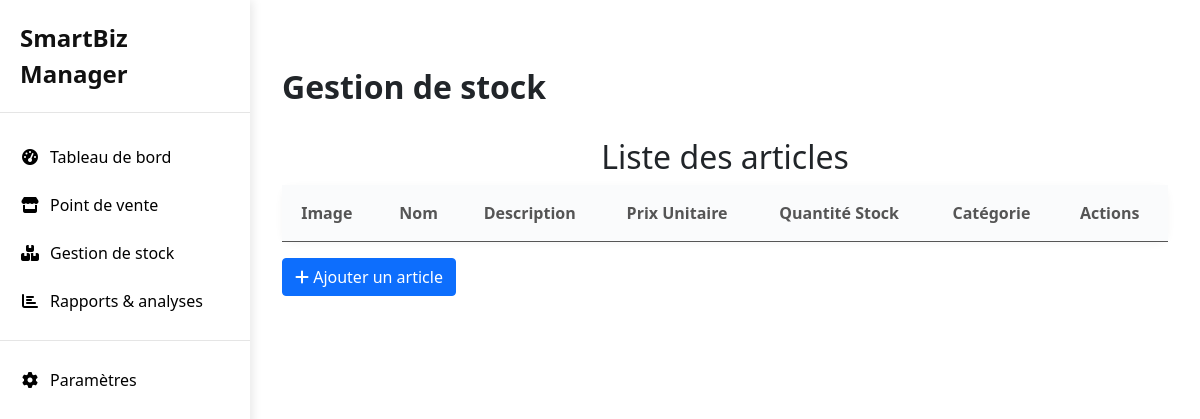
The page /articles/ on the database as committed earlier.
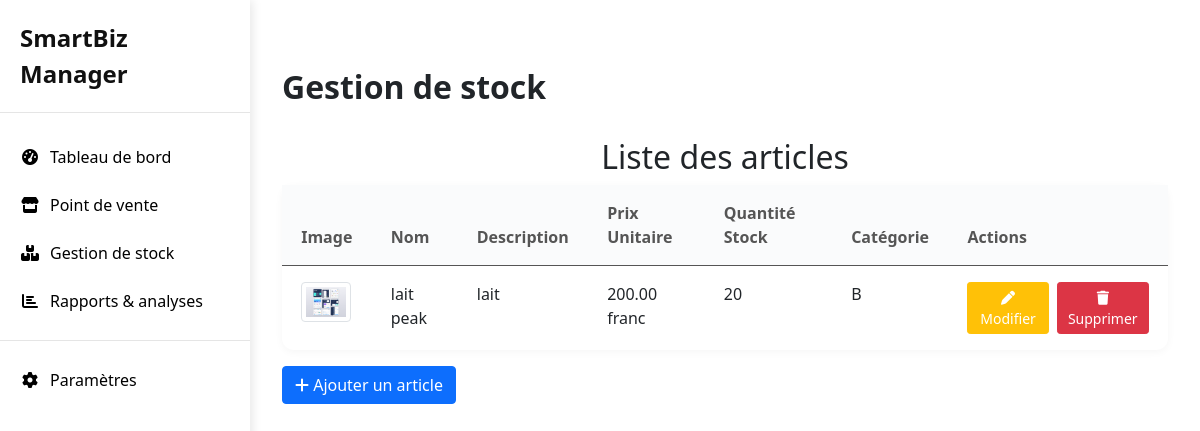
The same page on the database as committed later.
### SmartBiz_Manager/models.py (models this page shows, shortened)
class Article(models.Model):
    image = models.ImageField(upload_to='articles/', blank=True, null=True)
    nom = models.CharField(max_length=100)
    description = models.TextField()
    prix_unitaire = models.DecimalField(max_digits=10, decimal_places=2)
    quantite_stock = models.IntegerField()
    categorie = models.CharField(max_length=50)
    date_creation = models.DateTimeField(auto_now_add=True)
    date_modification = models.DateTimeField(auto_now=True)
    class Meta:
        verbose_name = "Article"
        verbose_name_plural = "Articles"

### SmartBiz_Manager/views.py (the view)
# urls.py: path('articles/', views.articles, name='articles'),
def articles(request):
    articles = Article.objects.all()
    return render(request, 'gestion_articles/index.html', {'articles': articles})

### SmartBiz_Manager/templates/gestion_articles/index.html (shortened to what this page needs)
{% extends 'base.html' %}
{% load static %}
{% block content %}
<div class="container mt-5" style="align-items: center;">
  <div class="stock-header">
    <h2 class="stock-title">Gestion de stock</h2>
  </div>
  <h2 style="text-align: center;">Liste des articles </h2>
  <table class="table">
    <thead>
      <tr>
        <th scope="col">Image</th>
        <th scope="col">Nom</th>
        <th scope="col">Description</th>
        <th scope="col">Prix Unitaire</th>
        <th scope="col">Quantité Stock</th>
        <th scope="col">Catégorie</th>
        <th scope="col">Actions</th>
      </tr>
    </thead>
    <tbody>
      {% for article in articles %}
      <tr>
        <td>
          {% if article.image %}
            <img src="{{ article.image.url }}" alt="Image article" class="img-thumbnail" style="width: 50px;">
          {% else %}
            <img src="{% static 'img/default.png' %}" alt="Image article" class="img-thumbnail" style="width: 50px;">
          {% endif %}
        </td>
        <td>{{ article.nom }}</td>
        <td>{{ article.description }}</td>
        <td>{{ article.prix_unitaire }} franc</td>
        <td>{{ article.quantite_stock }}</td>
        <td>{{ article.categorie }}</td>
        <td>
          <div class="d-flex align-items-center">
            <a href="{% url 'modifier_article' article.pk %}" class="btn btn-warning btn-sm text-white me-2">
              <i class="fas fa-pen"></i> Modifier
            </a>
            <a href="{% url 'supprimer_article' article.pk %}" class="btn btn-danger btn-sm">
              <i class="fas fa-trash"></i> Supprimer
            </a>
          </div>
        </td>
      </tr>
      {% endfor %}
    </tbody>
  </table>
  <div class="mt-3">
    <a href="{% url 'ajout_article' %}" class="btn btn-primary">
      <i class="fas fa-plus"></i> Ajouter un article
    </a>
  </div>
</div>
<link rel="stylesheet" href="https://cdnjs.cloudflare.com/ajax/libs/font-awesome/6.4.2/css/all.min.css">
{% endblock %}

Rows that differ between the two databases and show on the page:
added Article: image (picture), nom "lait peak", description "lait", prix_unitaire "200.00", quantite_stock "20", categorie "B"
